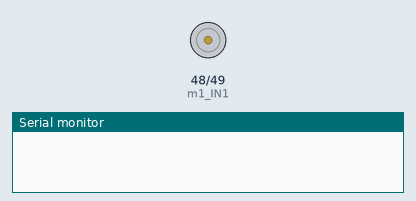
Recording of a sketch running on a simulated Arduino Mega 2560, built with avr-gcc and run on an emulated ATmega2560. Shown: motor-driver pin pairs drawn as motors (green arrow = first pin HIGH = forward, orange = second pin HIGH = backward, longer = more drive, scaled by the enable pin), the last lines printed to the serial monitor.

Above: at 1.5 s.
At 4.5 s:
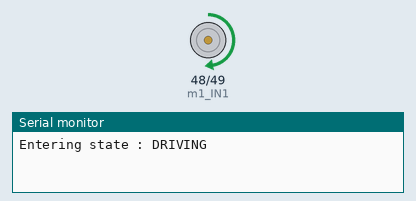
Timing chart, 0 to 7.8 s (numbered marks = the images above):
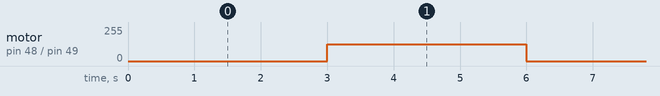

The sketch:

ranger_moteur_unique.ino
```cpp
/**
 * @file         ranger_moteur_sans_librairie
 * @author       Nicolas Bourré
 * @version      V1.0
 * @date         2022/10/03
 * @description  this file is sample code for the mBot Ranger kit
 */

//enum State {DRIVING, TURN, STOP, MAX_STATE};
enum State {DRIVING, STOP, MAX_STATE};

State currentState = STOP;

long currentTime = 0;

long statePrevious = 0;
int stateDelay = 3000;

int maxPwm = 255;

//Motor right
const int m1_pwm = 11;
const int m1_IN2 = 49; // M1 ENB
const int m1_IN1 = 48; // M1 ENA

void setup() {
  Serial.begin(9600);

  pinMode(m1_pwm, OUTPUT);   //We have to set PWM pin as output
  pinMode(m1_IN2, OUTPUT);  //Logic pins are also set as output
  pinMode(m1_IN1, OUTPUT);

  currentTime = millis();
}

void loop() {
  currentTime = millis();

  switch (currentState){
    case DRIVING:
      ReduceSpeed();
      break;
    case STOP:
      Stop();
      break;
    default:
      currentState = STOP;
  }

  if (currentTime - statePrevious >=  stateDelay) {
    statePrevious = currentTime;

    currentState = (currentState + 1) % MAX_STATE;
    Serial.print ("Entering state : ");
    printState();
  }
}

void printState() {
  switch (currentState){
    case DRIVING:
      Serial.println ("DRIVING");
      break;
    case STOP:
      Serial.println ("STOPPED");
      break;
    default:
      Serial.println ("UNKNOWNED STATE");
  }
}

void FullSpeedMode() {
  digitalWrite(m1_IN2, LOW);
  digitalWrite(m1_IN1, HIGH);
  analogWrite(m1_pwm, maxPwm);
}

void ReduceSpeed() {
  digitalWrite(m1_IN2, LOW);
  digitalWrite(m1_IN1, HIGH);
  analogWrite(m1_pwm, maxPwm >> 1);  //Set speed via PWM
}

void Stop() {
  analogWrite(m1_pwm, 0);
}

void TurnRight() {
  digitalWrite(m1_IN2, LOW);
  digitalWrite(m1_IN1, HIGH);
  analogWrite(m1_pwm, maxPwm >> 1);  //Set speed via PWM
}
```

Measured:
- by itself, motor on pin 48 (m1_IN1) / pin 49 (m1_IN2): alternates forward 127/255 for 3.0 s and stopped for 3.0 s
